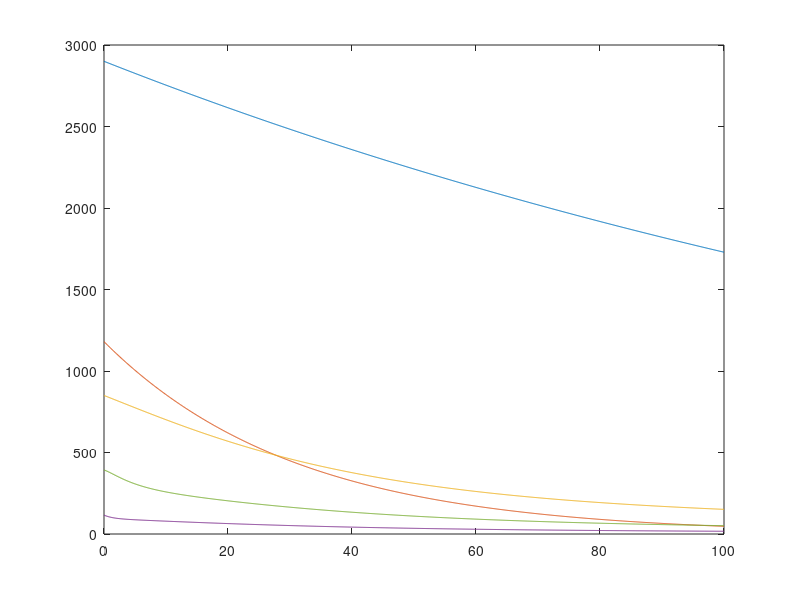
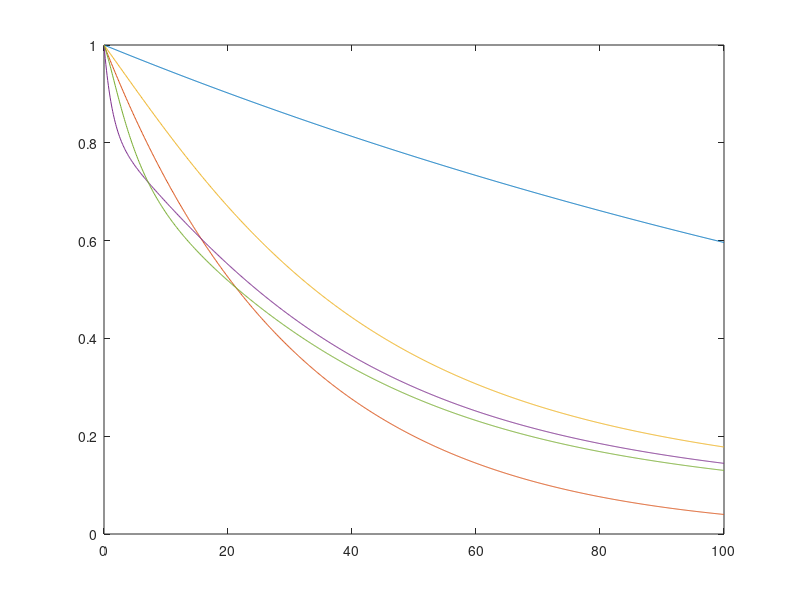

Reproduce these figures in MATLAB, in order.
% File GreatLakes.m
% Honors ODE final assesment

% Data
V=[2900,0,0,0,0;0,1180,0,0,0;0,0,850,0,0;0,0,0,116,0;0,0,0,0,393];
C=[-15,0,0,0,0;0,-38,0,0,0;15,38,-68,0,0;0,0,68,-85,0;0,0,0,85,-99];

A=C/V;
[P,D]=eig(A);
d=diag(D);

x0=V*[1 1 1 1 1]';
b=P\x0;

t=linspace(0, 100, 1000);
xt=zeros(size(A,1), size(t,2));
for i=1:size(t,2)
    xt(:,i)=P*diag(exp(d*t(i)))*b;  
end



rt=diag(x0)\xt;
disp(d);

figure(1);
plot(t,xt);
figure(2);
plot(t,rt);